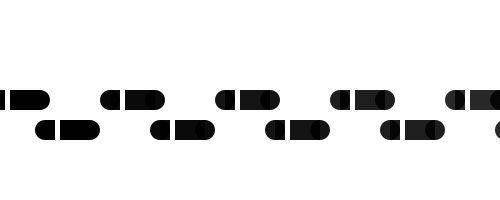
Frame 1 (no input)
Frame 60 (the mouse pressed at the canvas centre just before this capture): identical to frame 1, image omitted
Frame 120 (the mouse held since frame 60 and released just before this capture): identical to frame 1, image omitted

The Processing sketch that drew this single still picture (run headless with seeded random() and noise(); from frame 60 on, the mouse is pressed at the canvas centre):

// Processing sketch: footsteps
// ── footsteps.pde
// footsteps for use in capstone project

void setup() {
  size(500, 200);
}
void draw() {
  background(255);
  drawFootsteps(0, height/2);
}

// drawing function for footprints that go across screen
//  position (x, y)
void drawFootsteps(float x, float y) {
  ellipseMode(CENTER);
  rectMode(CENTER);
  noStroke();

  for (int x_change = 0, a = 255; x <= width; x += 115, a += -10) {
    fill(0, 0, 0, a);
    // left footprint
    // heel of foot
    rect(x + x_change, y, 10, 20);
    ellipse(x-5 + x_change, y, 20, 20);
    // front part of foot
    rect(x+25 + x_change, y, 30, 20);
    ellipse(x+40 + x_change, y, 20, 20);
    // right footprint
    // heel of foot
    rect(x+50 + x_change, y+30, 10, 20);
    ellipse(x+45 + x_change, y+30, 20, 20);
    // front part of foot
    rect(x+75 + x_change, y+30, 30, 20);
    ellipse(x+90 + x_change, y+30, 20, 20);
  }
}
